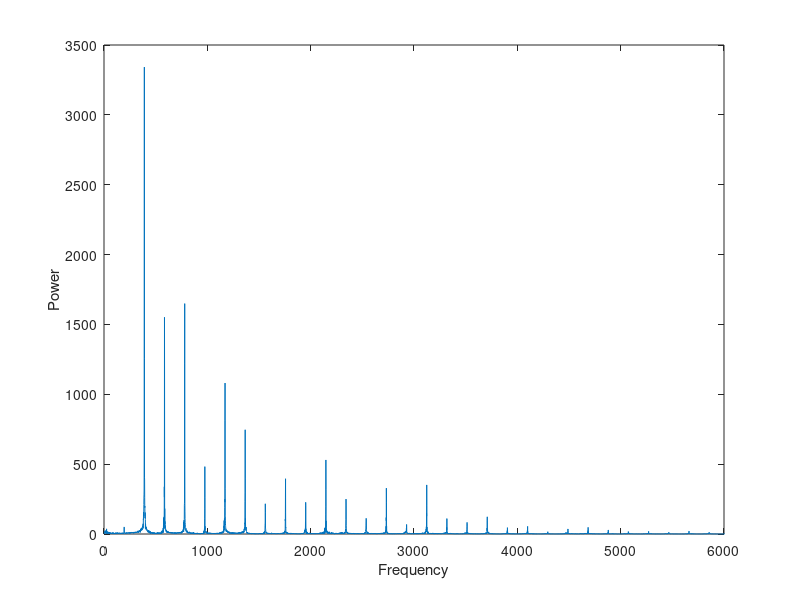

Write the MATLAB code that produced this figure.
violin=load("instrument_example.mat");

Fs = violin.Fs_example;
example = violin.example;

spectrum = abs(fft(example));


n = length(example);
f = (0:n-1)*(Fs/n); 
plot(f, spectrum);
xlabel('Frequency')
ylabel('Power')

minpeakheight=10;

findpeaks(spectrum, "MinPeakHeight", minpeakheight)
xlim([0,6000]);
[peaks, locations]=findpeaks(spectrum, "MinPeakHeight", minpeakheight);
freqs=locations.*Fs/n;


basefreq=freqs(1)
baseamp=peaks(1)

m=freqs./basefreq;
c_m=peaks./baseamp;

[m c_m]